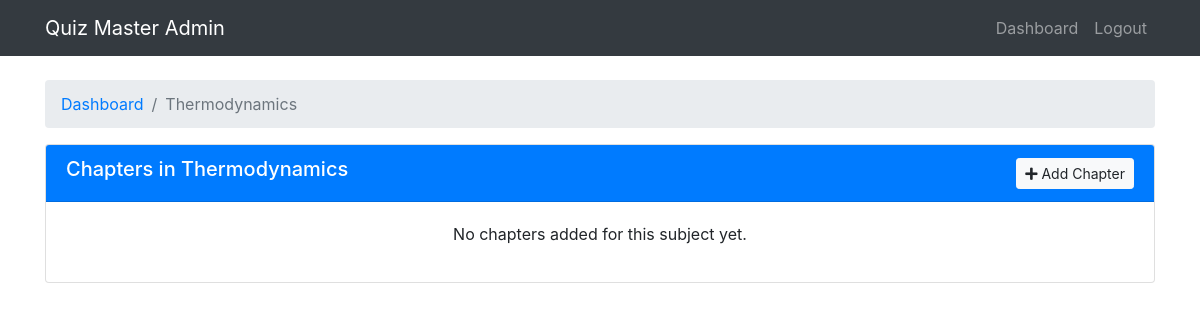
The app's page /admin/subject/2/chapters (signed in), older data.
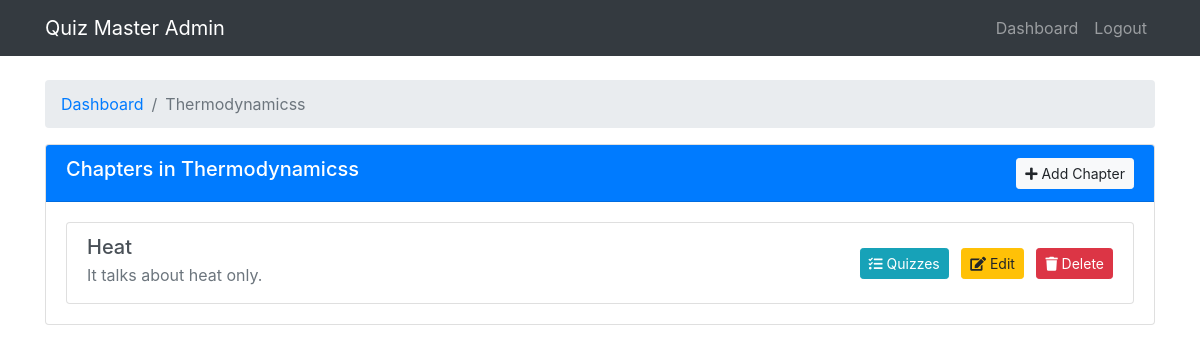
The same page, newer data.
### models/db_setup.py (models this page shows)
class Subject(db.Model):
    id = db.Column(db.Integer, primary_key=True)
    name = db.Column(db.String(100), nullable=False)
    description = db.Column(db.Text)
    chapters = db.relationship('Chapter', backref='subject', lazy=True, cascade="all, delete-orphan")

class Chapter(db.Model):
    id = db.Column(db.Integer, primary_key=True)
    name = db.Column(db.String(100), nullable=False)
    description = db.Column(db.Text)
    subject_id = db.Column(db.Integer, db.ForeignKey('subject.id'), nullable=False)
    quizzes = db.relationship('Quiz', backref='chapter', lazy=True, cascade="all, delete-orphan")

### controllers/admin.py (the view)
def view_chapters(subject_id):
    if not session.get('is_admin'):
        return redirect(url_for('login'))
    subject = Subject.query.get_or_404(subject_id)
    return render_template('admin/chapters.html', subject=subject)

### templates/admin/chapters.html (shortened to what this page needs)
<!DOCTYPE html>
<html lang="en">
<head>
    <link rel="stylesheet" href="https://stackpath.bootstrapcdn.com/bootstrap/4.5.2/css/bootstrap.min.css">
    <link rel="stylesheet" href="https://cdnjs.cloudflare.com/ajax/libs/font-awesome/5.15.1/css/all.min.css">
</head>
<body>
    <nav class="navbar navbar-expand-lg navbar-dark bg-dark">
        <div class="container">
            <a class="navbar-brand" href="#">Quiz Master Admin</a>
            <div class="collapse navbar-collapse" id="navbarNav">
                <ul class="navbar-nav ml-auto">
                    <li class="nav-item">
                        <a class="nav-link" href="{{ url_for('admin_dashboard') }}">Dashboard</a>
                    </li>
                    <li class="nav-item">
                        <a class="nav-link" href="{{ url_for('logout') }}">Logout</a>
                    </li>
                </ul>
            </div>
        </div>
    </nav>
    <div class="container mt-4">
        <nav aria-label="breadcrumb">
            <ol class="breadcrumb">
                <li class="breadcrumb-item"><a href="{{ url_for('admin_dashboard') }}">Dashboard</a></li>
                <li class="breadcrumb-item active">{{ subject.name }}</li>
            </ol>
        </nav>
        <div class="card">
            <div class="card-header bg-primary text-white d-flex justify-content-between align-items-center">
                <h5>Chapters in {{ subject.name }}</h5>
                <a href="{{ url_for('add_chapter', subject_id=subject.id) }}" class="btn btn-sm btn-light">
                    <i class="fas fa-plus"></i> Add Chapter
                </a>
            </div>
            <div class="card-body">
                {% if subject.chapters %}
                    <div class="list-group">
                        {% for chapter in subject.chapters %}
                            <div class="list-group-item list-group-item-action d-flex justify-content-between align-items-center">
                                <div>
                                    <h5 class="mb-1">{{ chapter.name }}</h5>
                                    <p class="mb-1 text-muted">{{ chapter.description }}</p>
                                </div>
                                <div>
                                    <a href="{{ url_for('view_quizzes', chapter_id=chapter.id) }}" class="btn btn-info btn-sm mr-2">
                                        <i class="fas fa-tasks"></i> Quizzes
                                    </a>
                                    <a href="#" class="btn btn-warning btn-sm mr-2">
                                        <i class="fas fa-edit"></i> Edit
                                    </a>
                                    <a href="#" class="btn btn-danger btn-sm"
                                       onclick="return confirm('Are you sure you want to delete this chapter?')">
                                        <i class="fas fa-trash"></i> Delete
                                    </a>
                                </div>
                            </div>
                        {% endfor %}
                    </div>
                {% else %}
                    <p class="text-center">No chapters added for this subject yet.</p>
                {% endif %}
            </div>
        </div>
    </div>
</body>
</html>

Row changes from the older to the newer data that the page shows:
changed Subject: name "Thermodynamics" → "Thermodynamicss"
added Chapter: name "Heat", description "It talks about heat only."
Text that changed along with them:
text no longer shown: "No chapters added for this subject yet."
